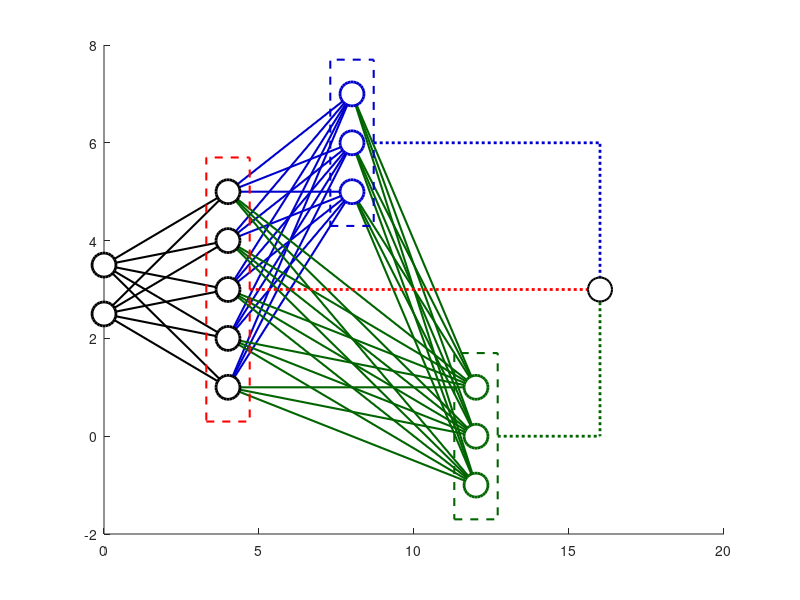

Here is the MATLAB script that generated this plot: (Note: this script raises an error after producing the figure.)
clear
clc
% close all

N = [2 5 3 3 1];
gap = 4;
t = 3;
X = 0:gap:gap*length(N)-1;

gg = [0 100/255 0];
bb = [0 0 205/255];
rr = [1 0 0];

figure('Units','centimeter','Position',[10 10 27 15])
hold on

i = 1;
for j = 1 : N(i)
    for k = 1 : N(i + 1)
        plot([X(i) X(i + 1)], [(max(N) - N(i)) / 2 + j (max(N) - N(i + 1)) / 2 + k], 'color', 'k', 'LineWidth', 1.5)
    end
end

scatter(X(i) * ones(1, N(i)), (max(N) - N(i)) / 2 + (1 : N(i)), 300, 'k', 'LineWidth', 2, 'MarkerFaceColor', 'w')

%% blue
i = 2;
for j = 1 : N(i)
    for k = 1 : N(i + 1)
        plot([X(i) X(i + 1)], [(max(N) - N(i)) / 2 + j (max(N) - N(i + 1)) / 2 + k + t], 'color', bb, 'LineWidth', 1.5)
    end
end

i = 3;
for j = 1 : N(i)
    for k = 1 : N(i + 1)
        plot([X(i) X(i + 1)], [(max(N) - N(i)) / 2 + j + t (max(N) - N(i + 1)) / 2 + k - t], 'color', gg, 'LineWidth', 1.5)
    end
end

for j = 1 : N(i - 1)
    for k = 1 : N(i + 1)
        plot([X(i - 1) X(i + 1)], [(max(N) - N(i - 1)) / 2 + j (max(N) - N(i + 1)) / 2 + k - t], 'color', gg, 'LineWidth', 1.5)
    end
end

scatter(X(i) * ones(1, N(i)), (max(N) - N(i)) / 2 + t + (1 : N(i)), 300, bb, 'LineWidth', 2, 'MarkerFaceColor', 'w')

i = 4;
scatter(X(i) * ones(1, N(i)), (max(N) - N(i)) / 2 - t + (1 : N(i)), 300, gg, 'LineWidth', 2, 'MarkerFaceColor', 'w')

%% yellow
i = 2;
% for j = 1 : N(i)
%     for k = 1 : N(i + 2)
%         plot([X(i) X(i + 2)], [(max(N) - N(i)) / 2 + j (max(N) - N(i + 2)) / 2 + k], 'color', rr, 'LineWidth', 1)
%     end
% end

scatter(X(i) * ones(1, N(i)), (max(N) - N(i)) / 2 + 1 : (max(N) - N(i)) / 2 + N(i), 300, 'k', 'LineWidth', 2, 'MarkerFaceColor', 'w')

%% line
d4 = 0.7;
d1 = 0;
plot(X(i) + [-d4 d4 d4 -d4 -d4], (max(N) - N(i)) / 2 + [1-d4 1-d4 N(i) + d4 N(i) + d4 1-d4], 'Color', rr, 'LineWidth', 1.5, 'LineStyle', '--')
plot(X(i) + [d4 3 * gap 3 * gap], (max(N) + 1) / 2 + [0 0 -d1], 'color', rr, 'LineWidth', 2, 'LineStyle', ':')
i = 3;
plot(X(i) + [-d4 d4 d4 -d4 -d4], (max(N) - N(i)) / 2 + t + [1-d4 1-d4 N(i) + d4 N(i) + d4 1-d4], 'color', bb, 'LineWidth', 1.5, 'LineStyle', '--')
plot(X(i) + [d4 2*gap 2*gap], max(N) / 2 + t + 0.5 + [0 0 -(t + d1)], 'color', bb, 'LineWidth', 2, LineStyle=':')
i = 4;
plot(X(i) + [-d4 d4 d4 -d4 -d4], (max(N) - N(i)) / 2 - t + [1-d4 1-d4 N(i) + d4 N(i) + d4 1-d4], 'color', gg, 'LineWidth', 1.5, 'LineStyle', '--')
plot(X(i) + [d4 gap gap], max(N) / 2 - t + 0.5 + [0 0 (t + d1)], 'color', gg, 'LineWidth', 2, LineStyle=':')

scatter(X(end), (max(N) + 1) / 2 - d1, 300, 'k', 'LineWidth', 1.5, 'MarkerFaceColor', 'w')

% text

text(3.7, 6.1, '$\phi_1(x)$', Interpreter = 'latex', Color = rr, FontSize = 15)
text(8.8, 7.5, '$\phi_2(x)$', Interpreter = 'latex', Color = bb, FontSize = 15)
text(12.8, -1.3, '$\phi_3(x)$', Interpreter = 'latex', Color = gg, FontSize = 15)
text(1.5, 4.5, '$W^{(0,1)}$', Interpreter = 'latex', Color = [0 0 0], FontSize = 15, FontWeight='bold')
text(3.5, 5.35, '$b^{(1)}$', Interpreter = 'latex', Color = [0 0 0], FontSize = 15, FontWeight='bold')
text(5.5, 6.3, '$W^{(1,2)}$', Interpreter = 'latex', Color = bb, FontSize = 15, FontWeight='bold')
text(7.5, 7.35, '$b^{(2)}$', Interpreter = 'latex', Color = bb, FontSize = 15, FontWeight='bold')
text(6.6, -0.2, '$W^{(1,3)}$', Interpreter = 'latex', Color = gg, FontSize = 15, FontWeight='bold')
text(9.7, 4.7, '$W^{(2,3)}$', Interpreter = 'latex', Color = gg, FontSize = 15, FontWeight='bold')
text(12.1, 1.4, '$b^{(3)}$', Interpreter = 'latex', Color = gg, FontSize = 15, FontWeight='bold')
text(14, 3.3, '$W^{(1,4)}$', Interpreter = 'latex', Color = rr, FontSize = 15, FontWeight='bold')
text(14, 6.3, '$W^{(2,4)}$', Interpreter = 'latex', Color = bb, FontSize = 15, FontWeight='bold')
text(14, 0.3, '$W^{(3,4)}$', Interpreter = 'latex', Color = gg, FontSize = 15, FontWeight='bold')


% hold off
axis off
axis equal
